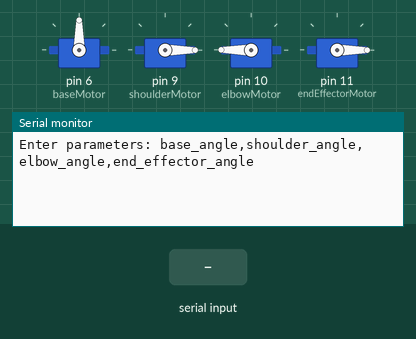
Recording of a sketch running on a simulated Arduino Uno, built with avr-gcc and run on an emulated ATmega328P. Parts: 4 × servo, the last lines printed to the serial monitor. The inputs (shaded band) are chosen by the test bench.

Above: at 6.2 s.
6.3 s: "90,45,200\n" received over Serial
At 8.0 s:
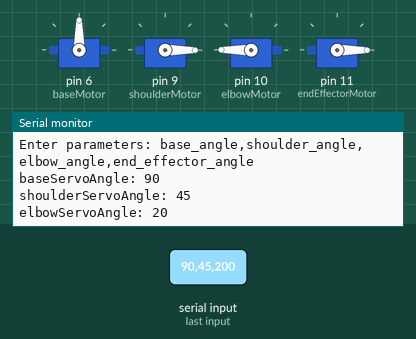
At 10.9 s:
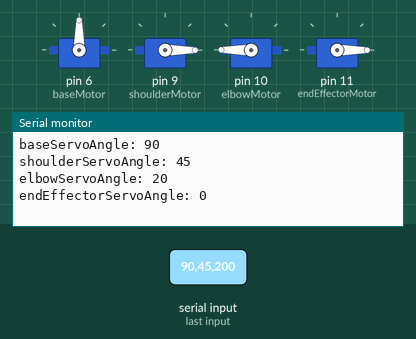

Measured:
- after the input at 6.3 s, the serial monitor: prints a new line at once (image 1)

The sketch:

RoboArm.ino
```cpp
#include <Servo.h>

#define baseMotor 6
#define shoulderMotor 9
#define elbowMotor 10
#define endEffectorMotor 11

#define timeBetweenSteps 20

short currentBaseServoAngle = 90, currentShoulderServoAngle = 0, currentElbowServoAngle = 180, currentEndEffectorServoAngle = 0;
//for serial input
short baseServoAngle, shoulderServoAngle, elbowServoAngle, endEffectorServoAngle;
// create servo object to control a servo
Servo baseServo, shoulderServo, elbowServo, endEffectorServo;

String inString = "";    // string to hold input

void setup() {
  //Initialize The Serial Port
  Serial.begin(9600);
  Serial.println("Enter parameters: base_angle,shoulder_angle,elbow_angle,end_effector_angle");
  Serial.println();

  //Initialize The Servo Motors
  initializeServos();
  delay(5000);
}

void loop() {
  // Read serial input:
  readValuesFromSerial();

/*
  servoAngles(90,10,100,30);
  delay(300);
  servoAngles(90,90,100,30);
  delay(300);
  servoAngles(90,90,100,0);
  delay(300);
  servoAngles(90,20,30,0);
  delay(300);
  servoAngles(0,20,30,0);
  delay(300);
  servoAngles(0,50,30,0);
  delay(300);
  servoAngles(0,50,30,30);
  delay(300);
  */
}

/*
Function to move servo motor
Servo num -- name of the servo
int pos -- desired position in degrees
int time -- delay between steps
int start -- start position of the servo
*/
void servoSlow(Servo num, int pos, int time, int start){
  num.write(start);
  if (start < pos) {

    for ( int i = start; i < pos; i++){
      num.write(i);
      delay(time);
    }
  }
  else {
    for ( int i = start; i > pos; i--)
    { num.write(i);
      delay(time);
    }
  }
}


void initializeServos() {
  /*
  end effector -- close 0,
  elbow -- down 180 (free to move conterclockwise to 0)
  shoulder -- up 0 (free to move clockwise to 180)
  base -- middle 90 (0 - right, 180 - left)
  */

  //Initialize The Servo Motor
  baseServo.attach(baseMotor);
  baseServo.write(90);

  shoulderServo.attach(shoulderMotor);
  shoulderServo.write(0);

  elbowServo.attach(elbowMotor);
  elbowServo.write(180);

  endEffectorServo.attach(endEffectorMotor);
  endEffectorServo.write(0);
}

void readValuesFromSerial(){
  // Read serial input:
  while (Serial.available() > 0) {
    char inChar = Serial.read();
    // if you get a newline, print the string,
    // then the string's value:
    if (inChar == '\n') {
      /*
      strtok() is destructive in its parsing (ie it writes to the string you're parsing while you're parsing it), so it takes a char* as a parameter, not a const char*.
      c_str() returns a const char* since it does not expect you to write to the content of the buffer it returns.
      A way to do the parsing is to strdup() (ie copy) the buffer you want to work and parse that
      */
      char* buf = strdup(inString.c_str());
      String tok;

      tok = strtok(buf, ",");
      baseServoAngle = tok.toInt();
      Serial.print("baseServoAngle: ");
      Serial.println(baseServoAngle);
      servoSlow(baseServo, baseServoAngle, timeBetweenSteps, currentBaseServoAngle);
      currentBaseServoAngle = baseServoAngle;

      tok = strtok(NULL, ",");
      shoulderServoAngle = tok.toInt();
      Serial.print("shoulderServoAngle: ");
      Serial.println(shoulderServoAngle);
      servoSlow(shoulderServo, shoulderServoAngle, timeBetweenSteps, currentShoulderServoAngle);
      currentShoulderServoAngle = shoulderServoAngle;

      tok = strtok(NULL, ",");
      elbowServoAngle = abs(tok.toInt() - 180);
      Serial.print("elbowServoAngle: ");
      Serial.println(elbowServoAngle);
      servoSlow(elbowServo, elbowServoAngle, timeBetweenSteps, currentElbowServoAngle);
      currentElbowServoAngle = elbowServoAngle;

      tok = strtok(NULL, ",");
      if (tok.toInt() > 50) {
        endEffectorServoAngle = 50;
      } else {
        endEffectorServoAngle = tok.toInt();
      }
      Serial.print("endEffectorServoAngle: ");
      Serial.println(endEffectorServoAngle);
      servoSlow(endEffectorServo, endEffectorServoAngle, timeBetweenSteps, currentEndEffectorServoAngle);
      currentEndEffectorServoAngle = endEffectorServoAngle;

      //clear inString for next loop
      inString = "";

    } else {
      inString += inChar;
    }
  }
}

//define servos position - like this: 90,90,90,90 (base, shoulder, elbow, tip)
void servoAngles(short baseServoAngle, short shoulderServoAngle,short elbowServoAngle,short endEffectorServoAngle) {
  servoSlow(baseServo, baseServoAngle, timeBetweenSteps, currentBaseServoAngle);
  currentBaseServoAngle = baseServoAngle;

  servoSlow(shoulderServo, shoulderServoAngle, timeBetweenSteps, currentShoulderServoAngle);
  currentShoulderServoAngle = shoulderServoAngle;

  elbowServoAngle = abs(elbowServoAngle - 180);
  servoSlow(elbowServo, elbowServoAngle, timeBetweenSteps, currentElbowServoAngle);
  currentElbowServoAngle = elbowServoAngle;

  if (endEffectorServoAngle > 50) {
    endEffectorServoAngle = 50;
  }
  servoSlow(endEffectorServo, endEffectorServoAngle, timeBetweenSteps, currentEndEffectorServoAngle);
  currentEndEffectorServoAngle = endEffectorServoAngle;
}
```
